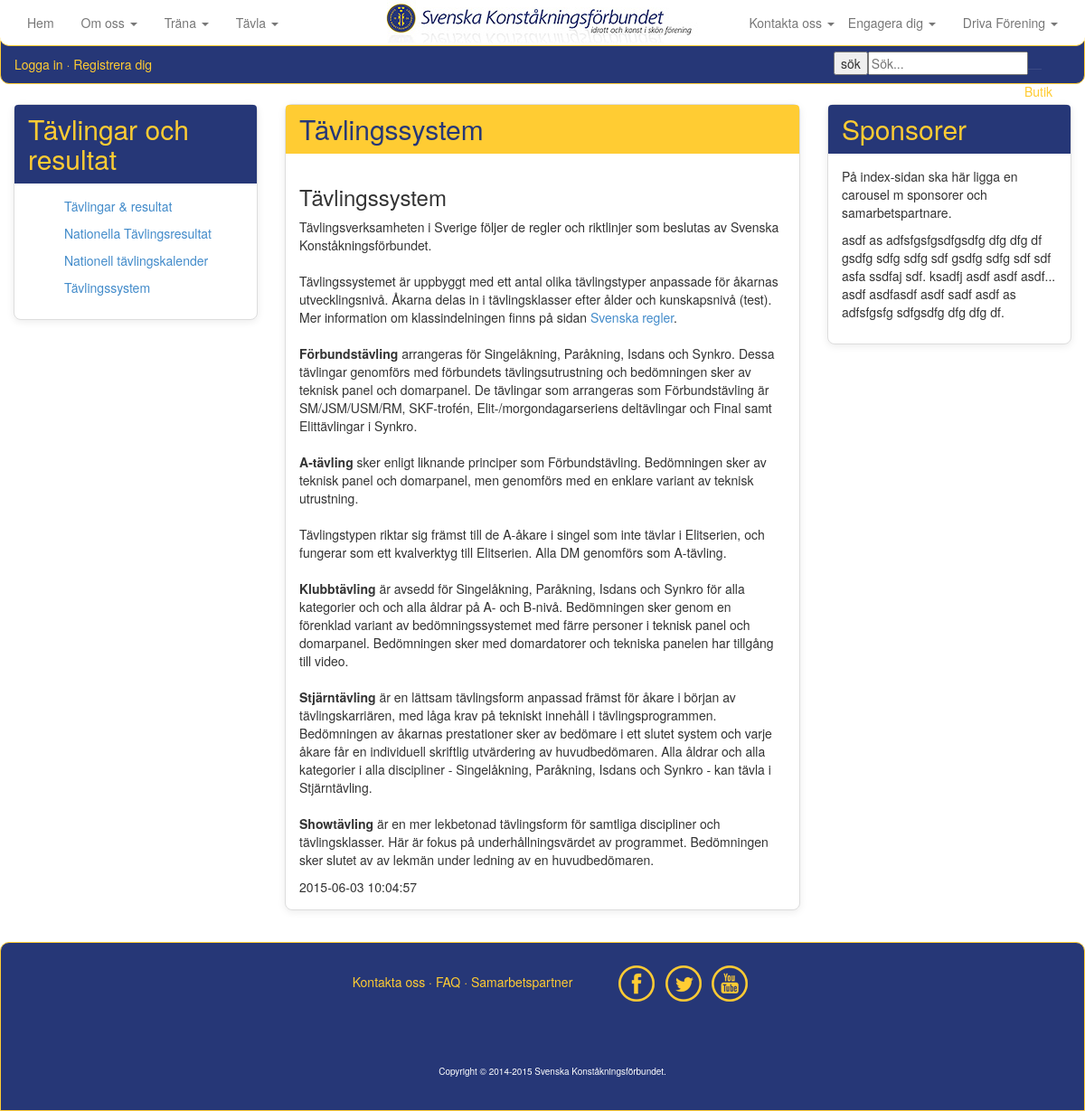
The app's page /resultat.php with its own data.
### tables this page shows
CREATE TABLE IF NOT EXISTS `artikel` (
  `ArtikelId` int(11) NOT NULL,
  `ArtikelName` varchar(50) NOT NULL,
  `ArtikelMessage` text NOT NULL,
  `ArtikelTimeStamp` timestamp NOT NULL DEFAULT CURRENT_TIMESTAMP,
  `ArtikelPic` varchar(1000) NOT NULL,
  `ArtikelPicThumb` varchar(1000) NOT NULL,
  `kategori` varchar(20) NOT NULL
);

### resultat.php (the view, shortened to what this page needs)
<?php
include_once("inc/HTMLTemplate.php");
include_once("inc/Connstring.php");
$artikeltime = "";
$artikelnames = "";
if(!empty($_GET))
{
	$getartikelid = isset($_GET['ArtikelId']) ? $_GET['ArtikelId'] : '';
	$query = <<<END
		SELECT ArtikelId, ArtikelName, ArtikelMessage, ArtikelTimeStamp
		FROM artikel
		WHERE ArtikelId = "{$getartikelid}";
END;
	$res = $mysqli->query($query) or die();
	if($res->num_rows > 0)
	{
		while($row = $res->fetch_object())
		{
			$artikelname = $row->ArtikelName;
			$artikelmessage = $row->ArtikelMessage;
			$artikeltimestamp = $row->ArtikelTimeStamp;
			$artikeltime = <<<END
		<div class="panel panel-yellow">
			<div class="panel-heading">
				<h3 class="panel-title">{$artikelname}</h3>
			</div>
				<div class="panel-body">
					{$artikelmessage}
					{$artikeltimestamp}
				</div>
		</div>
END;
		}
	}
}
else
{
	$query = <<<END
		SELECT ArtikelId, ArtikelName, ArtikelMessage, ArtikelTimeStamp, kategori
		FROM artikel
		WHERE kategori = 'resultat'
		ORDER BY Artikeltimestamp
END;
	$res = $mysqli->query($query) or die();
		if($res->num_rows > 0)
		{
			while($row = $res->fetch_object())
			{
				$artikelname = $row->ArtikelName;
				$artikelmessage = $row->ArtikelMessage;
				$artikeltimestamp = $row->ArtikelTimeStamp;
				$artikeltime = <<<END
				<div class="panel panel-yellow">
					<div class="panel-heading">
						<h3 class="panel-title">{$artikelname}</h3>
					</div>
						<div class="panel-body">
							{$artikelmessage}
							{$artikeltimestamp}
						</div>
				</div>
END;
			}
		}
}
$query = <<<END
	SELECT ArtikelId, ArtikelName, ArtikelMessage, ArtikelTimeStamp, kategori
	FROM artikel
	WHERE kategori = 'resultat'
	ORDER BY Artikeltimestamp
END;
$res = $mysqli->query($query) or die();
if($res->num_rows > 0)
{
	while($row = $res->fetch_object())
	{
		$artikelId = $row->ArtikelId;
		$artikelname = $row->ArtikelName;
		$artikelnames .= <<<END
			<div class="collapse-in" id="dokument">
				<ul class="">
	   				<a href="resultat.php?ArtikelId={$artikelId}">
	   					<li>{$artikelname}</li>
	   				</a>
	   			</ul>
			</div>
END;
	}
}
$content = <<<END
       	<div id="content">
			<div class="row">
				<div class="col-md-3">
					<div class="panel panel-blue">
						<div class="panel-heading">
							<h3 class="panel-title yellow">Tävlingar och resultat</h3>
						</div>
						</a>
						<div class="panel-body">
							{$artikelnames}
						</div>
					</div>
				</div>
				<div class="col-xs-12 col-md-6">
					{$artikeltime}
				</div>
				<div class="col-md-3 pull-right">
					<div class="panel panel-blue">
						<div class="panel-heading">
							<h3 class="panel-title">Sponsorer</h3>
						</div>
						<div class="panel-body">
							<p>På index-sidan ska här ligga en carousel m sponsorer och samarbetspartnare.
							</p>
							<p class="divider"></p>
							<p>asdf as adfsfgsfgsdfgsdfg dfg dfg df gsdfg sdfg sdfg sdf gsdfg sdfg
							sdf sdf asfa ssdfaj sdf.
							ksadfj asdf asdf asdf... asdf asdfasdf asdf sadf asdf as adfsfgsfg
							sdfgsdfg dfg dfg df.
							</p>
						</div>
					</div>
				</div>
			</div>
       </div>
END;
echo $header;
echo $content;
echo $footer;
?>

### css/ia4.css (style rules this page uses)
html { height: 100% }
body { background-color: white; margin-right: auto; margin-left: auto; width:100%; height: 100% }
#content { z-index:-1; margin-top: 100px; margin-right: auto; margin-left: auto; width:100%; min-height: 400px; padding: 15px; background-color: white; }
.yellow { color: #ffcc33; }
.panel { margin-bottom: 20px; background-color: #fff; border: 1px solid transparent; border-radius: 8px; -webkit-box-shadow: 0 2px 8px rgba(0, 0, 0, .08); box-shadow: 0 2px 8px rgba(0, 0, 0, .08); }
.panel-body { padding: 15px; }
.panel-heading { padding: 10px 15px; border-bottom: 1px solid transparent; border-top-left-radius: 4px; border-top-right-radius: 4px; }
.panel-title { margin-top: 0; margin-bottom: 0; font-size: 16px; color: inherit; }
.panel-yellow { border-color: #ddd; }
.panel-yellow > .panel-heading { color: #263777; background-color: #ffcc33; border-color: #ffcc33; }
.panel-blue { border-color: #ddd; }
.panel-blue > .panel-heading { color: #ffcc33; background-color: #263777; border-color: #263777; }
.panel-title { margin-top: 0; margin-bottom: 0; font-size: 30px; color: inherit; }
ul { list-style-type: none; }

### records on screen
artikel: ArtikelName "Tävlingar & resultat"
artikel: ArtikelName "Nationella Tävlingsresultat"
artikel: ArtikelName "Nationell tävlingskalender"
artikel: ArtikelName "Tävlingssystem", ArtikelMessage "Tävlingssystem Tävlingsverksamheten i Sverige följer de regler och riktlinjer som beslutas av Svenska Konståkningsförbundet. Tävlingssystemet är uppbyggt med ett antal olika tävlingstyper anpassade för åkarnas utvecklingsnivå. Åkarna delas in i tävlingsklasser efter ålder och kunskapsnivå (test). Mer information om klassindelningen finns på sidan Svenska regler . Förbundstävling arrangeras för Singelåkning, Paråkning, Isdans och Synkro. Dessa tävlingar genomförs med förbundets tävlingsutrustning och bedömningen sker av teknisk panel och domarpanel. De tävlingar som arrangeras som Förbundstävling är SM/JSM/USM/RM, SKF-trofén, Elit-/morgondagarseriens deltävlingar och Final samt Elittävlingar…", ArtikelTimeStamp "2015-06-03 10:04:57"
